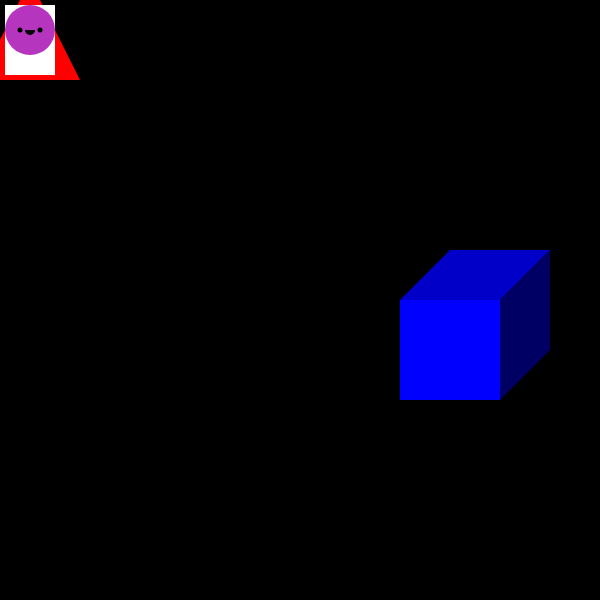
Frame 1 (no input)
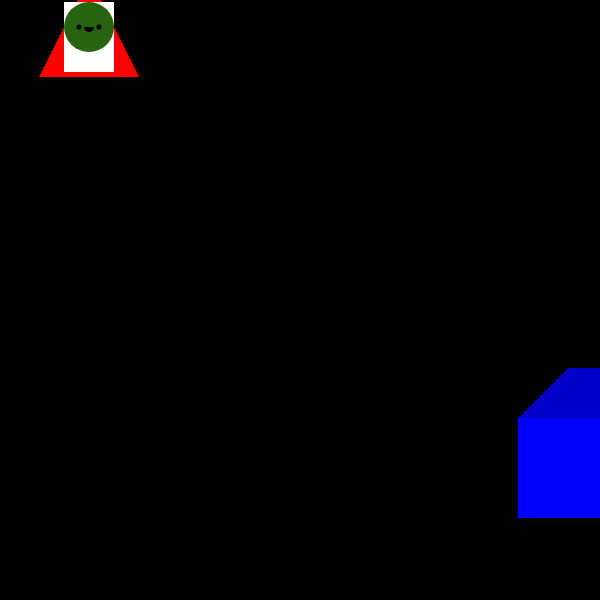
Frame 60 (no input)
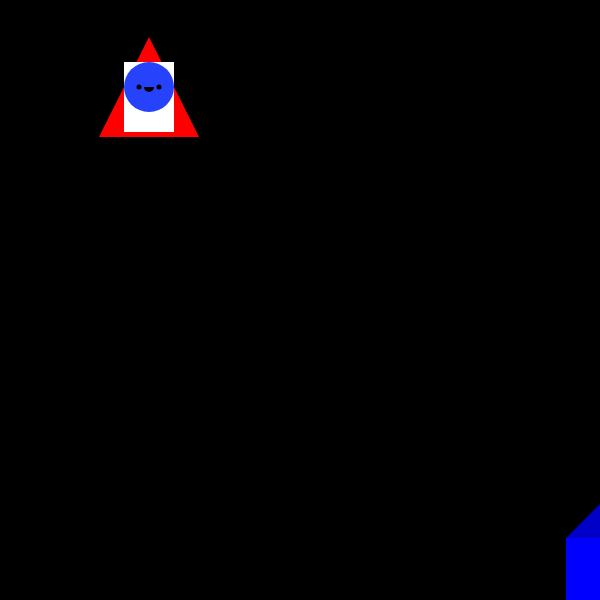
Frame 120 (the mouse pressed at the canvas centre since frame 60)

The p5.js sketch that drew these frames (run headless with seeded random() and noise() and a simulated clock; from frame 60 on, the mouse is pressed at the canvas centre):

// p5.js sketch
// ── sketch.js
var zoog ={
	x: 30,
	y: 30,
	xspeed: 1,
	yspeed: -1
}

var voog ={
	x: 400,
	y: 300,
	xspeed: 2,
	yspeed: 2
}

function setup() {

	createCanvas(600,600);
	

}

function draw() {
	background(0);

	noStroke();
	fill(255,0,0);
	triangle(zoog.x, zoog.y-50, zoog.x-50, zoog.y+50, zoog.x+50, zoog.y+50);
	fill(255);
	rect(zoog.x-25, zoog.y-25, 50, 70);
	fill(random(255),random(255),random(255))
	ellipse(zoog.x, zoog.y, 50, 50);
	fill(0);
	ellipse(zoog.x-10, zoog.y, 5, 5);
	ellipse(zoog.x+10, zoog.y, 5, 5);
	arc(zoog.x, zoog.y, 10, 10, 0, PI);


	fill(0,0, 255);
	rect(voog.x, voog.y, 100, 100);
	fill(0,0,200);
	quad(voog.x, voog.y, voog.x+100, voog.y, voog.x+150, voog.y-50, voog.x+50, voog.y-50);
	fill(0,0,100);
	quad(voog.x+100, voog.y, voog.x+150, voog.y-50, voog.x+150, voog.y+50, voog.x+100, voog.y+100);


	if(zoog.x > width || zoog.x < 0){
		zoog.xspeed = zoog.xspeed * -1;
	}

	if(zoog.y > height || zoog.y <0){
		zoog.yspeed = zoog.yspeed *-1;
	}

	zoog.x = zoog.x + zoog.xspeed;
	zoog.y = zoog.y + zoog.yspeed;


	if(voog.x > width || voog.x < 0){
		voog.xspeed = voog.xspeed * -1;
	}

	if(voog.y > height || voog.y <0){
		voog.yspeed = voog.yspeed *-1;
	}

	voog.x = voog.x+voog.xspeed;
	voog.y = voog.y+voog.yspeed;
}
